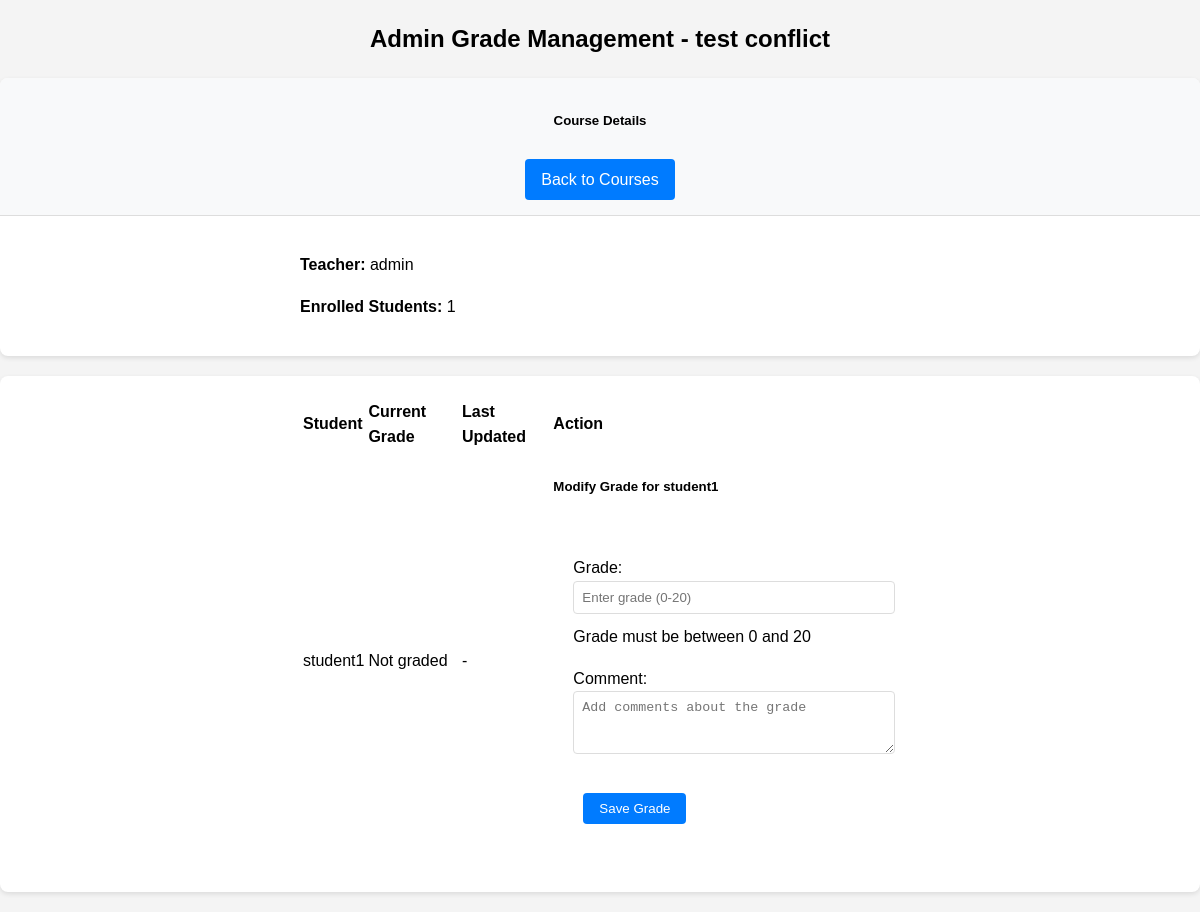
Before: /adminpanel/course/16/grades/ (signed in) with the older database file.
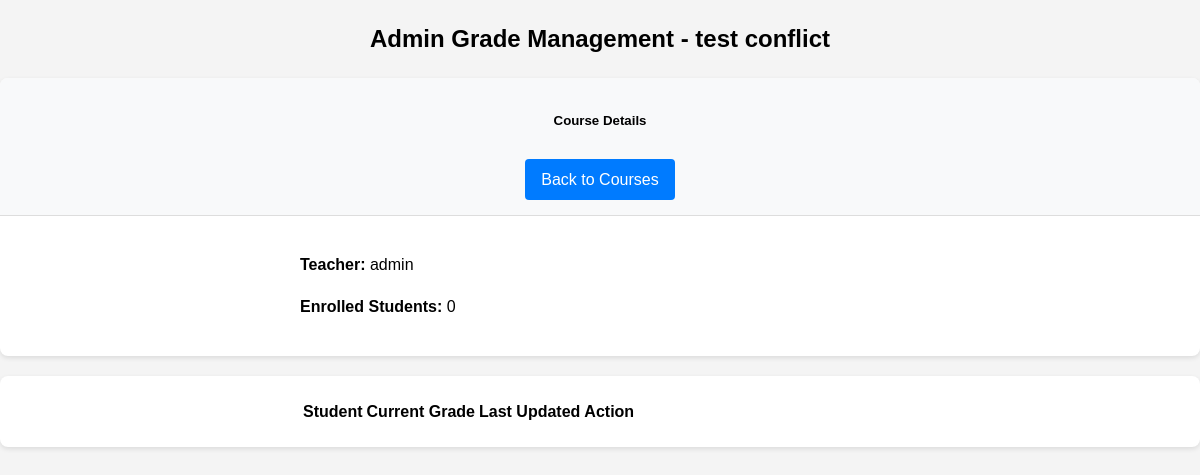
After: the same page with the newer database file.
### course/models.py (models this page shows, shortened)
class Course(models.Model):
    title = models.CharField(max_length=200)
    description = models.TextField()
    content = models.TextField(help_text="Detailed course content and materials")
    teacher = models.ForeignKey(
        settings.AUTH_USER_MODEL,
        on_delete=models.CASCADE,
        limit_choices_to={'is_teacher': True},
    )
    capacity = models.PositiveIntegerField()
    pre_requisites = models.TextField(blank=True, null=True)  #allow pre-requisites to be empty
    created_at = models.DateTimeField(auto_now_add=True)
    price = models.DecimalField(
        max_digits=10,
        decimal_places=2,
        default=Decimal('0.00'),
    )

### portal/models.py (models this page shows)
class User(AbstractUser):
    is_teacher = models.BooleanField(default=False)
    is_admin = models.BooleanField(default=False)
    groups = models.ManyToManyField(
        'auth.Group',
        related_name='portal_user_set', # to avoid conflicts with other apps
        blank=True,
        help_text='The groups this user belongs to.',
        verbose_name='groups'
    )
    user_permissions = models.ManyToManyField(
        'auth.Permission',
        related_name='portal_user_set', # to avoid conflicts with other apps
        blank=True,
        help_text='Specific permissions for this user.',
        verbose_name='user permissions'
    )

### student/models.py (models this page shows, shortened)
class Enrollment(models.Model):
    student = models.ForeignKey(
        settings.AUTH_USER_MODEL, # Reference to the user model
        on_delete=models.CASCADE, # Deletes all enrollments if the user is deleted
        related_name='enrollments' # Allows access to a user's enrollments
    )
    course = models.ForeignKey(
        Course, # Reference to the Course model
        on_delete=models.CASCADE, # Deletes all enrollments if the course is deleted
        related_name='enrollments'  # Allows access to a course's enrollments
    )
    enrollment_date = models.DateTimeField(auto_now_add=True) # Automatically set to the current date/time when created
    status = models.CharField(
        max_length=20,
        choices=[
            ('enrolled', 'Enrolled'), #First one is the value stored in the database, second is the human-readable name
            ('completed', 'Completed'),
            ('dropped', 'Dropped'),
        ],
        default='enrolled'
    )
    class Meta:
        unique_together = ['student', 'course']

### grades/views.py (the view, shortened to what this page needs)
@login_required
@user_passes_test(is_admin)
def admin_course_grades(request, course_id):
    course = get_object_or_404(Course, id=course_id)
    enrollments = Enrollment.objects.filter(
        course=course,
        status='enrolled'
    ).select_related('student').prefetch_related('grades')
    return render(request, 'grades/admin_course_grades.html', {
        'course': course,
        'enrollments': enrollments,
        'form': GradeForm()
    })

### grades/forms.py (shortened to what this page needs)
class GradeForm(forms.ModelForm):
    class Meta:
        model = Grade
        fields = ['grade', 'comment']
        widgets = {
            'grade': forms.NumberInput(attrs={
                'class': 'form-control',
                'step': '0.01',
                'min': '0',
                'max': '20',
                'placeholder': 'Enter grade (0-20)'
            }),
            'comment': forms.Textarea(attrs={
                'class': 'form-control',
                'rows': 3,
                'placeholder': 'Add comments about the grade'
            })
        }

### adminportal/views.py (called while the page is built)
def is_admin(user):
    return user.is_admin

### grades/templates/grades/admin_course_grades.html (shortened to what this page needs)
{% extends 'base.html' %}
{% block content %}
<div class="container">
    <h2>Admin Grade Management - {{ course.title }}</h2>
    <div class="card">
        <div class="card-header">
            <div class="d-flex justify-content-between align-items-center">
                <h5 class="mb-0">Course Details</h5>
                <a href="{% url 'course_list' %}" class="btn btn-primary btn-sm">Back to Courses</a>
            </div>
        </div>
        <div class="card-body">
            <p><strong>Teacher:</strong> {{ course.teacher.username }}</p>
            <p><strong>Enrolled Students:</strong> {{ enrollments.count }}</p>
        </div>
    </div>
    <div class="card">
        <div class="card-body">
            <table class="table">
                <thead>
                    <tr>
                        <th>Student</th>
                        <th>Current Grade</th>
                        <th>Last Updated</th>
                        <th>Action</th>
                    </tr>
                </thead>
                <tbody>
                    {% for enrollment in enrollments %}
                    <tr>
                        <td>{{ enrollment.student.username }}</td>
                        <td>
                            {% if enrollment.grades.all %}
                                {{ enrollment.grades.first.grade|floatformat:2 }}/20
                                <button type="button"
                                        class="btn btn-secondary "
                                        data-bs-toggle="modal"
                                        data-bs-target="#gradeModal{{ enrollment.id }}">
                                    Update
                                </button>
                            {% else %}
                                Not graded
                            {% endif %}
                        </td>
                        <td>
                            {% if enrollment.grades.all %}
                                {{ enrollment.grades.first.updated_at|date:"M d, Y" }}
                            {% else %}
                                -
                            {% endif %}
                        </td>
                        <td>
                            <div class="modal fade" id="gradeModal{{ enrollment.id }}" tabindex="-1">
                                <div class="modal-dialog">
                                    <div class="modal-content">
                                        <div class="modal-header">
                                            <h5 class="modal-title">
                                                Modify Grade for {{ enrollment.student.username }}
                                            </h5>
                                        </div>
                                        <div class="modal-body">
                                            <form method="post">
                                                {{ form.as_p }}
                                                <button type="submit" class="btn btn-primary">Save Grade</button>
                                            </form>
                                        </div>
                                    </div>
                                </div>
                            </div>
                        </td>
                    </tr>
                    {% endfor %}
                </tbody>
            </table>
        </div>
    </div>
</div>
{% endblock %}

### portal/templates/base.html (shortened to what this page needs)
{% load static %}
<!DOCTYPE html>
<html>
<head>
    <link rel="stylesheet" href="{% static 'css/style.css' %}">
</head>
<body>
    <main>
        {% block content %}
        {% endblock %}
    </main>
</body>
</html>

### static/css/style.css (style rules this page uses)
body { font-family: 'Arial', sans-serif; line-height: 1.6; margin: 0; padding: 0; background-color: #f4f4f4; }
.container { text-align: center; max-width: 1200px; width: auto; margin: auto; overflow: hidden; }
.card { background: white; border-radius: 8px; box-shadow: 0 2px 5px rgba(0,0,0,0.1); margin-bottom: 20px; transition: transform 0.3s ease; }
.card-body { padding: 20px; text-align: left; margin: 0 auto; max-width: 600px; }
.card-header { background: #f8f9fa; padding: 10px; border-bottom: 1px solid #ddd; border-radius: 8px 8px 0 0; text-align: center; }
.btn { display: inline-block; padding: 8px 16px; border-radius: 4px; border: none; cursor: pointer; transition: background-color 0.3s ease; text-decoration: none; }
.btn-primary { margin: 5px 10px; padding: 8px 16px; border-radius: 4px; border: none; background-color: #007bff; color: white; text-decoration: none; }
a { text-decoration: none; }

Changed rows visible on the page:
no longer on this page (row edited): Enrollment: student.username "student1", shows "Not graded"
Other visible differences:
{{ enrollments.count }}: "1" → "0"
